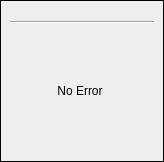
<?xml version="1.0" encoding="UTF-8"?>
<ui version="4.0">
 <class>ErrorMessage</class>
 <widget class="QWidget" name="ErrorMessage">
  <property name="geometry">
   <rect>
    <x>0</x>
    <y>0</y>
    <width>164</width>
    <height>162</height>
   </rect>
  </property>
  <property name="windowTitle">
   <string>Form</string>
  </property>
  <layout class="QVBoxLayout" name="verticalLayout_2">
   <property name="spacing">
    <number>0</number>
   </property>
   <property name="leftMargin">
    <number>0</number>
   </property>
   <property name="topMargin">
    <number>0</number>
   </property>
   <property name="rightMargin">
    <number>0</number>
   </property>
   <property name="bottomMargin">
    <number>0</number>
   </property>
   <item>
    <widget class="QFrame" name="frame">
     <property name="frameShape">
      <enum>QFrame::Panel</enum>
     </property>
     <layout class="QVBoxLayout" name="verticalLayout">
      <item>
       <widget class="Line" name="line">
        <property name="orientation">
         <enum>Qt::Horizontal</enum>
        </property>
       </widget>
      </item>
      <item>
       <widget class="QLabel" name="label">
        <property name="minimumSize">
         <size>
          <width>140</width>
          <height>100</height>
         </size>
        </property>
        <property name="maximumSize">
         <size>
          <width>140</width>
          <height>100</height>
         </size>
        </property>
        <property name="text">
         <string>No Error</string>
        </property>
        <property name="scaledContents">
         <bool>false</bool>
        </property>
        <property name="alignment">
         <set>Qt::AlignCenter</set>
        </property>
        <property name="wordWrap">
         <bool>true</bool>
        </property>
       </widget>
      </item>
     </layout>
    </widget>
   </item>
  </layout>
 </widget>
 <resources/>
 <connections/>
</ui>
